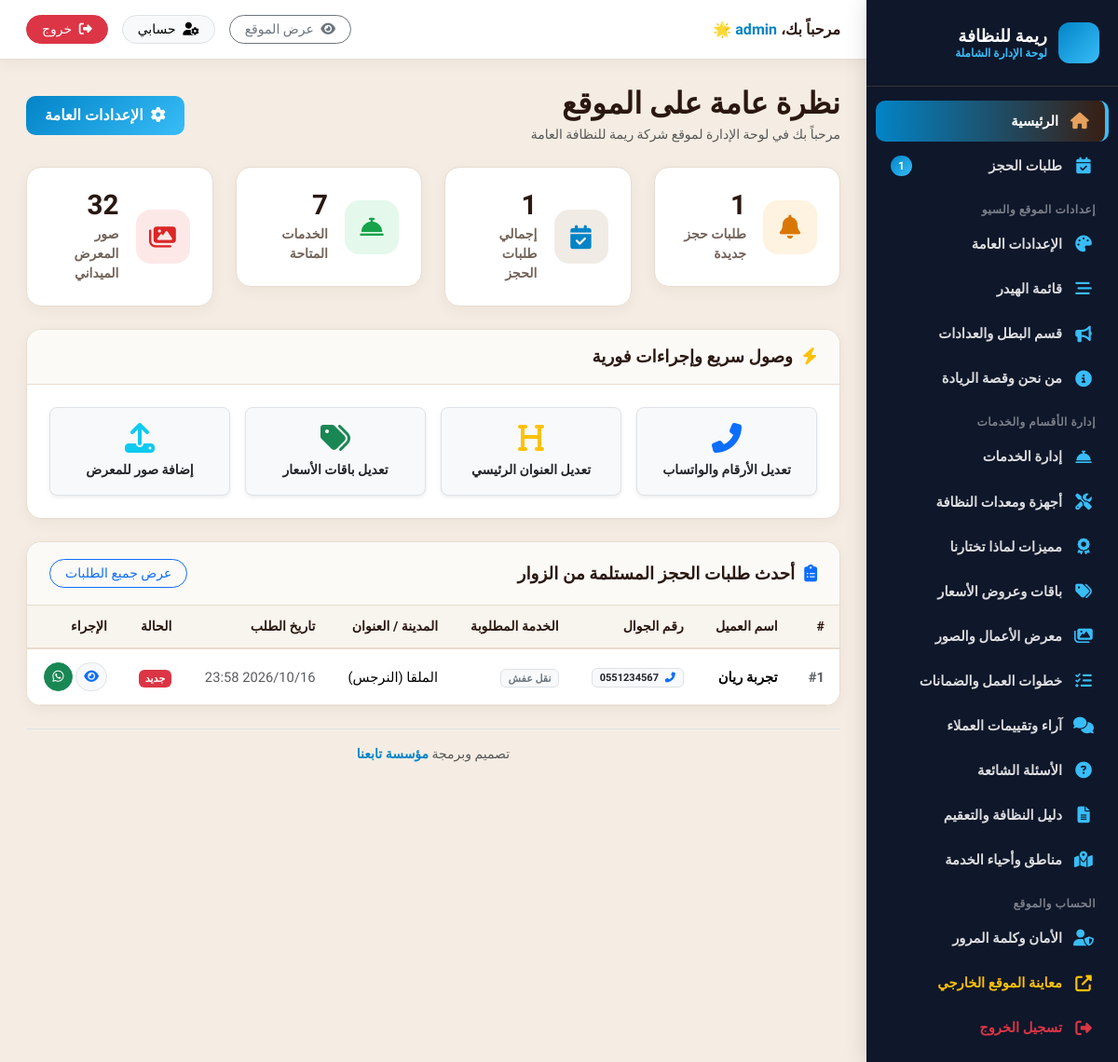
/admin/index.php (signed in), run on an earlier commit of the app's database.
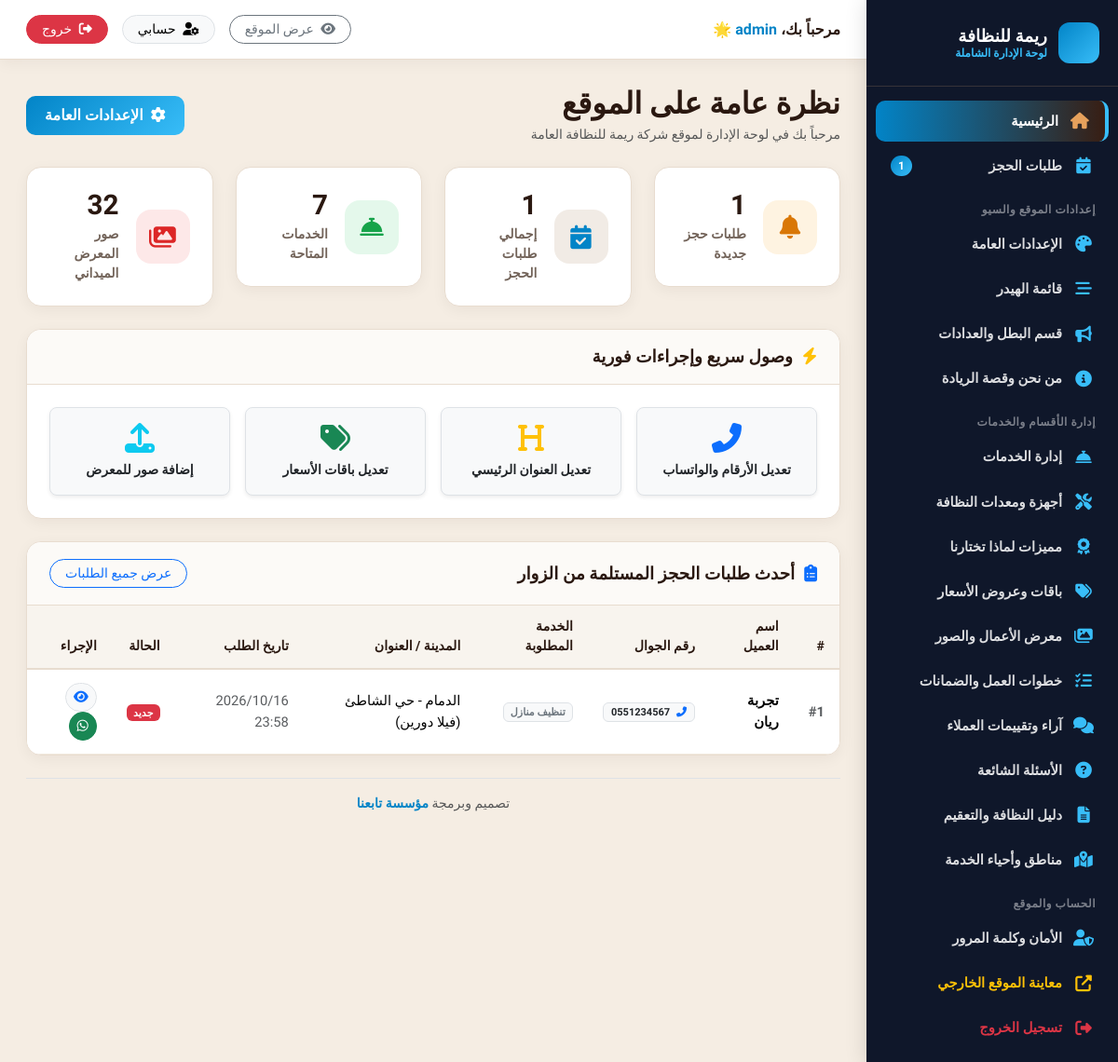
And on a later commit of the database.
### tables this page shows
CREATE TABLE bookings (
  id INTEGER PRIMARY KEY AUTOINCREMENT,
  client_name TEXT NOT NULL,
  phone TEXT NOT NULL,
  service_type TEXT,
  moving_date TEXT,
  from_area TEXT,
  to_area TEXT,
  details TEXT,
  status TEXT DEFAULT 'new',
  created_at DATETIME DEFAULT CURRENT_TIMESTAMP
);

### includes/functions.php (called while the page is built, shortened)
<?php
function get_all_settings() {
    return $GLOBALS['_cached_settings'];
}
function get_setting($key, $default = '') {
    $settings = get_all_settings();
    return isset($settings[$key]) && $settings[$key] !== '' ? $settings[$key] : $default;
}
function format_whatsapp_link($phone, $message = '') {
    $clean = preg_replace('/[^0-9]/', '', (string)$phone);
    if (strpos($clean, '05') === 0) {
        $clean = '966' . substr($clean, 1);
    } elseif (strpos($clean, '5') === 0 && strlen($clean) == 9) {
        $clean = '966' . $clean;
    }
    $url = "https://wa.me/" . $clean;
    if (!empty($message)) {
        $url .= "?text=" . urlencode($message);
    }
    return $url;
}

### admin/index.php (the view, shortened to what the changed rows need)
<?php
require_once __DIR__ . '/includes/admin_header.php';
try {
    $stmt = $pdo->query("SELECT * FROM bookings ORDER BY id DESC LIMIT 8");
    $recent_bookings = $stmt->fetchAll();
} catch (Exception $e) {
    $total_bookings = $new_bookings = $total_services = $total_gallery = 0;
    $recent_bookings = [];
}
?>
<div class="d-flex align-items-center justify-content-between mb-4">
  <div>
    <h2 class="fw-bold mb-1" style="color:var(--text-dark);">نظرة عامة على الموقع</h2>
  </div>
</div>
<div class="content-card">
  <div class="content-card-body p-0">
    <div class="table-responsive">
      <table class="table table-hover align-middle mb-0">
        <thead>
          <tr>
            <th>#</th>
            <th>اسم العميل</th>
            <th>رقم الجوال</th>
            <th>الخدمة المطلوبة</th>
            <th>المدينة / العنوان</th>
            <th>تاريخ الطلب</th>
            <th>الحالة</th>
            <th>الإجراء</th>
          </tr>
        </thead>
        <tbody>
          <?php if (empty($recent_bookings)): ?>
            <tr>
              <td colspan="8" class="text-center py-4 text-muted">لا توجد طلبات حجز مسجلة حتى الآن.</td>
            </tr>
          <?php else: ?>
            <?php foreach ($recent_bookings as $b):
              $status_map = [
                'new'       => ['text' => 'جديد', 'class' => 'bg-danger'],
                'contacted' => ['text' => 'تم التواصل', 'class' => 'bg-warning text-dark'],
                'completed' => ['text' => 'مكتمل', 'class' => 'bg-success'],
                'cancelled' => ['text' => 'ملغي', 'class' => 'bg-secondary']
              ];
              $st = $status_map[$b['status']] ?? ['text' => $b['status'], 'class' => 'bg-info'];
            ?>
            <tr>
              <td><span class="fw-bold text-muted">#<?= $b['id'] ?></span></td>
              <td class="fw-bold"><?= htmlspecialchars($b['client_name']) ?></td>
              <td>
                <a href="tel:<?= htmlspecialchars($b['phone']) ?>" class="badge bg-light text-dark border text-decoration-none px-2 py-1">
                  <i class="fas fa-phone-alt text-primary me-1"></i> <?= htmlspecialchars($b['phone']) ?>
                </a>
              </td>
              <td><span class="badge bg-light text-secondary border"><?= htmlspecialchars($b['service_type'] ?: 'تنظيف شامل') ?></span></td>
              <td class="small">
                <?= htmlspecialchars($b['from_area'] ?: '—') ?>
                <?php if (!empty($b['to_area'])): ?>
                  (<?= htmlspecialchars($b['to_area']) ?>)
                <?php endif; ?>
              </td>
              <td class="small text-muted"><?= date('Y/m/d H:i', strtotime($b['created_at'])) ?></td>
              <td><span class="badge <?= $st['class'] ?>"><?= $st['text'] ?></span></td>
              <td>
                <a href="bookings.php?edit_id=<?= $b['id'] ?>" class="btn btn-sm btn-light border rounded-pill px-2" title="تفاصيل">
                  <i class="fas fa-eye text-primary"></i>
                </a>
                <a href="<?= htmlspecialchars(format_whatsapp_link($b['phone'], 'مرحباً ' . $b['client_name'] . '، نتواصل معك بخصوص طلبك لخدمات النظافة والتعقيم من ' . $site_short_name)) ?>" class="btn btn-sm btn-success rounded-pill px-2" target="_blank" title="واتساب">
                  <i class="fab fa-whatsapp"></i>
                </a>
              </td>
            </tr>
            <?php endforeach; ?>
          <?php endif; ?>
        </tbody>
      </table>
    </div>
  </div>
</div>
<?php require_once __DIR__ . '/includes/admin_footer.php'; ?>

What changed in the data, as far as the page shows it:
changed bookings "تجربة ريان": service_type "نقل عفش" → "تنظيف منازل"; from_area "الملقا" → "الدمام - حي الشاطئ"; to_area "النرجس" → "فيلا دورين"
